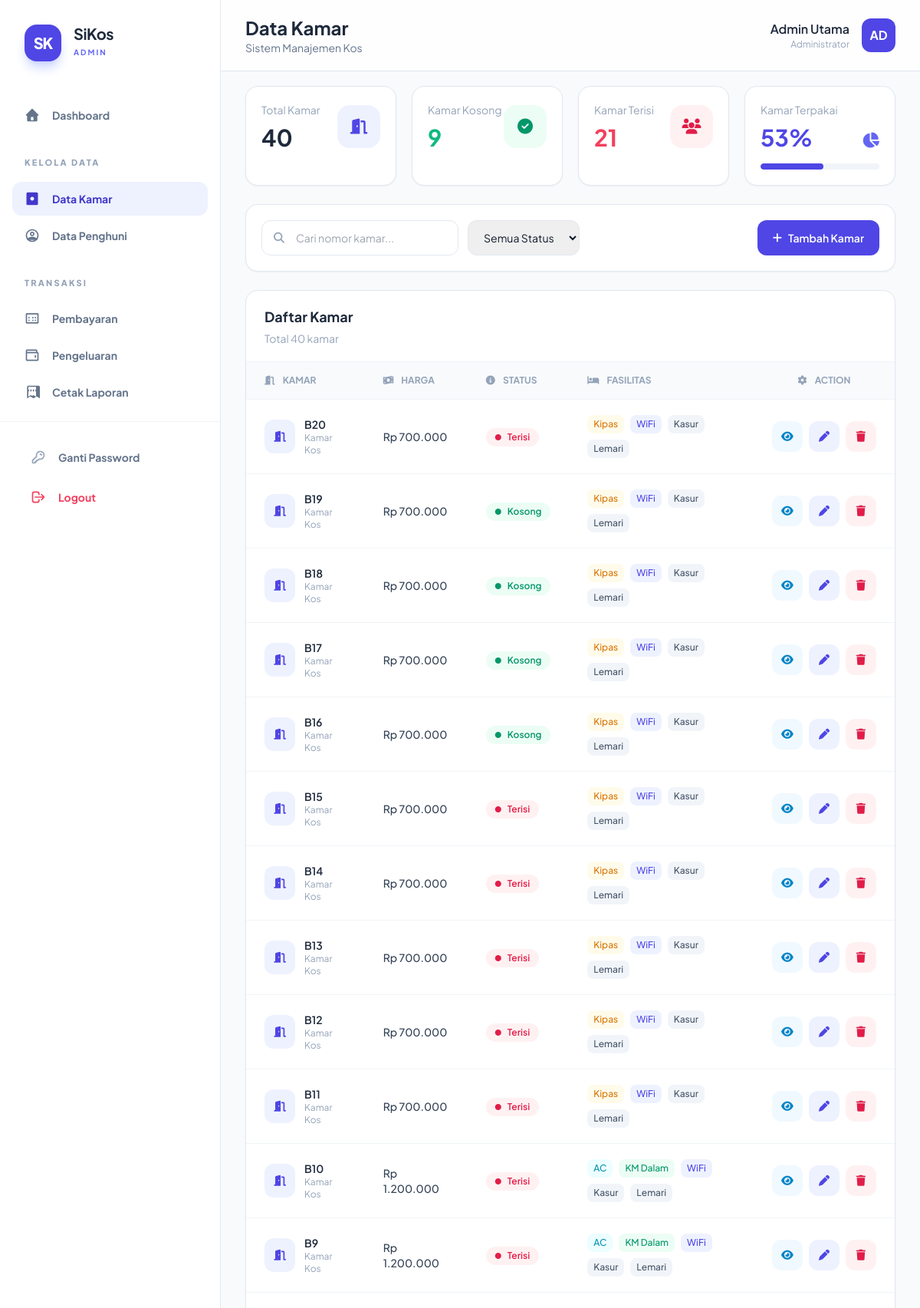
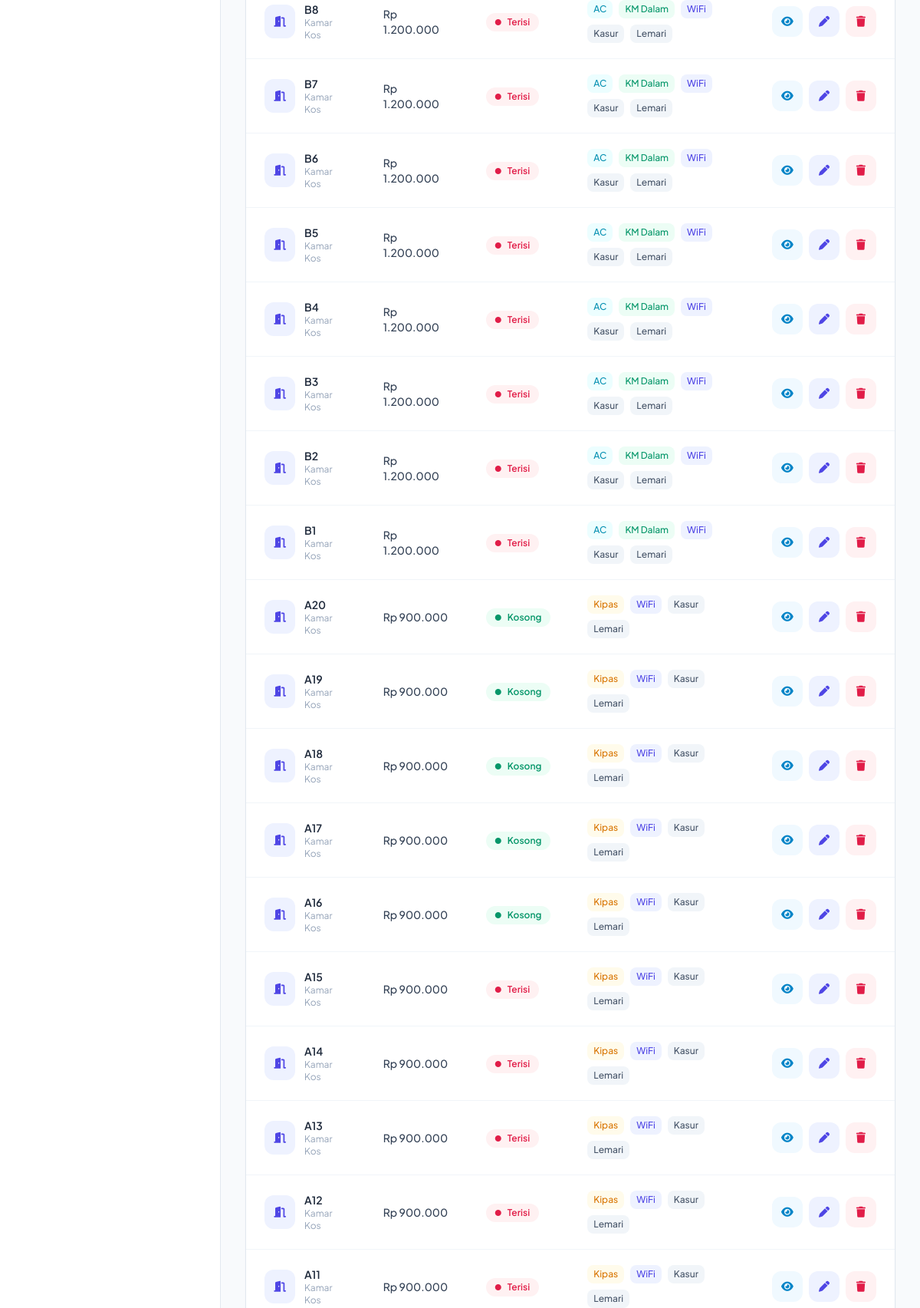
Page /modules/kamar/index.php (signed in, upper part) on the committed database (2 pictures, top to bottom).
### tables this page shows
CREATE TABLE `kamar` (
  `id_kamar` int NOT NULL,
  `nomor_kamar` varchar(10) DEFAULT NULL,
  `lantai` int DEFAULT NULL,
  `harga_kamar` decimal(15,2) DEFAULT NULL,
  `status_kamar` enum('Kosong','Terisi','Penuh') DEFAULT 'Kosong',
  `tipe_kamar_mandi` enum('Dalam','Luar') DEFAULT NULL
);

### modules/kamar/index.php (the view, shortened to what this page needs)
<?php
require_once '../../config/db.php';
$search = $_GET['search'] ?? '';
$filter = $_GET['status'] ?? '';
$where = "WHERE 1=1";
$q = mysqli_query($conn,"
    SELECT * FROM kamar
    $where
    ORDER BY id_kamar DESC
");
$total = mysqli_fetch_assoc(mysqli_query($conn,"
    SELECT COUNT(*) as t FROM kamar
"))['t'];
$kosong = mysqli_fetch_assoc(mysqli_query($conn,"
    SELECT COUNT(*) as t
    FROM kamar
    WHERE status_kamar='Kosong'
"))['t'];
$terisi = mysqli_fetch_assoc(mysqli_query($conn,"
    SELECT COUNT(*) as t
    FROM kamar
    WHERE status_kamar='Terisi'
"))['t'];
$occupancy = $total > 0 ? round(($terisi/$total)*100) : 0;
include '../../includes/header.php';
?>
<?php include '../../includes/sidebar.php'; ?>
<div class="ml-72 min-h-screen bg-slate-50">
<div class="fixed top-0 left-72 right-0 bg-white/80 backdrop-blur border-b border-slate-200 px-8 py-5 z-40">
    <div class="flex justify-between items-center">
        <div>
            <h1 class="text-2xl font-bold text-slate-800">
                Data Kamar
            </h1>
            <p class="text-sm text-slate-500">
                Sistem Manajemen Kos
            </p>
        </div>
        <div class="flex items-center gap-4">
            <div class="text-right">
                <h3 class="font-semibold text-slate-800">
                    <?= $_SESSION['admin_nama'] ?>
                </h3>
                <p class="text-xs text-slate-400">
                    Administrator
                </p>
            </div>
            <div class="w-11 h-11 bg-indigo-600 text-white rounded-xl flex items-center justify-center font-bold">
                <?= strtoupper(substr($_SESSION['admin_nama'],0,2)); ?>
            </div>
        </div>
    </div>
</div>
<main class="pt-28 px-8 pb-10">
<div class="grid grid-cols-1 md:grid-cols-4 gap-5 mb-6">
    <div class="bg-white rounded-2xl p-5 border border-slate-200 shadow-sm">
        <div class="flex justify-between items-center">
            <div>
                <p class="text-sm text-slate-400">
                    Total Kamar
                </p>
                <h2 class="text-3xl font-bold text-slate-800 mt-2">
                    <?= $total ?>
                </h2>
            </div>
            <div class="w-14 h-14 rounded-2xl bg-indigo-50 text-indigo-600 flex items-center justify-center">
                <i class="fa-solid fa-door-open text-xl"></i>
            </div>
        </div>
    </div>
    <div class="bg-white rounded-2xl p-5 border border-slate-200 shadow-sm">
        <div class="flex justify-between items-center">
            <div>
                <p class="text-sm text-slate-400">
                    Kamar Kosong
                </p>
                <h2 class="text-3xl font-bold text-emerald-500 mt-2">
                    <?= $kosong ?>
                </h2>
            </div>
            <div class="w-14 h-14 rounded-2xl bg-emerald-50 text-emerald-600 flex items-center justify-center">
                <i class="fa-solid fa-circle-check text-xl"></i>
            </div>
        </div>
    </div>
    <div class="bg-white rounded-2xl p-5 border border-slate-200 shadow-sm">
        <div class="flex justify-between items-center">
            <div>
                <p class="text-sm text-slate-400">
                    Kamar Terisi
                </p>
                <h2 class="text-3xl font-bold text-rose-500 mt-2">
                    <?= $terisi ?>
                </h2>
            </div>
            <div class="w-14 h-14 rounded-2xl bg-rose-50 text-rose-600 flex items-center justify-center">
                <i class="fa-solid fa-users text-xl"></i>
            </div>
        </div>
    </div>
    <div class="bg-white rounded-2xl p-5 border border-slate-200 shadow-sm">
        <p class="text-sm text-slate-400 mb-2">
            Kamar Terpakai
        </p>
        <div class="flex items-end justify-between">
            <h2 class="text-3xl font-bold text-indigo-600">
                <?= $occupancy ?>%
            </h2>
            <i class="fa-solid fa-chart-pie text-indigo-500 text-xl"></i>
        </div>
        <div class="w-full h-2 bg-slate-100 rounded-full mt-4 overflow-hidden">
            <div class="bg-indigo-600 h-2 rounded-full"
                 style="width:<?= $occupancy ?>%">
            </div>
        </div>
    </div>
</div>
<div class="bg-white rounded-2xl border border-slate-200 shadow-sm p-5 mb-6">
    <div class="flex flex-col lg:flex-row justify-between gap-4">
        <form method="GET"
              id="filterForm"
              class="flex flex-wrap gap-3 items-center">
            <div class="relative">
                <i class="fa-solid fa-magnifying-glass absolute left-4 top-1/2 -translate-y-1/2 text-slate-400 text-sm"></i>
                <input
                    type="text"
                    name="search"
                    id="searchInput"
                    value="<?= htmlspecialchars($search) ?>"
                    placeholder="Cari nomor kamar..."
                    autocomplete="off"
                    class="pl-11 pr-10 py-3 rounded-xl border border-slate-200 text-sm focus:ring-2 focus:ring-indigo-500 outline-none"
                >
            </div>
            <select
                name="status"
                id="statusFilter"
                class="px-4 py-3 rounded-xl border border-slate-200 text-sm outline-none focus:ring-2 focus:ring-indigo-500"
            >
                <option value="" <?= $filter=='' ? 'selected' : '' ?>>
                    Semua Status
                </option>
            </select>
        </form>
        <a href="tambah.php"
           class="bg-indigo-600 hover:bg-indigo-700 transition text-white px-5 py-3 rounded-xl text-sm font-semibold flex items-center justify-center gap-2">
            <i class="fa-solid fa-plus"></i>
            Tambah Kamar
        </a>
    </div>
</div>
<div class="bg-white rounded-2xl border border-slate-200 shadow-sm overflow-hidden">
    <div class="px-6 py-5 border-b border-slate-100">
        <h2 class="font-bold text-slate-800 text-lg">
            Daftar Kamar
        </h2>
        <p class="text-sm text-slate-400 mt-1">
            Total <?= mysqli_num_rows($q) ?> kamar
        </p>
    </div>
    <div class="overflow-x-auto">
        <table class="w-full text-sm">
            <thead class="bg-slate-50 text-slate-400 uppercase text-xs">
                <tr>
                    <th class="px-6 py-4 text-left">
                        <i class="fa-solid fa-door-open mr-2"></i>
                        Kamar
                    </th>
                    <th class="px-6 py-4 text-left">
                        <i class="fa-solid fa-money-bill-wave mr-2"></i>
                        Harga
                    </th>
                    <th class="px-6 py-4 text-left">
                        <i class="fa-solid fa-circle-info mr-2"></i>
                        Status
                    </th>
                    <th class="px-6 py-4 text-left">
                        <i class="fa-solid fa-bed mr-2"></i>
                        Fasilitas
                    </th>
                    <th class="px-6 py-4 text-center">
                        <i class="fa-solid fa-gear mr-2"></i>
                        Action
                    </th>
                </tr>
            </thead>
            <tbody>
            <?php while($r=mysqli_fetch_assoc($q)) { ?>
                <?php
                $nomor = $r['nomor_kamar'];
                $fasilitas = [];
                if(
                    preg_match('/A([1-9]|10)$/', $nomor) ||
                    preg_match('/B([1-9]|10)$/', $nomor)
                ){
                    $fasilitas = [
                        'AC',
                        'KM Dalam',
                        'WiFi',
                        'Kasur',
                        'Lemari'
                    ];
                }
                else{
                    $fasilitas = [
                        'Kipas',
                        'WiFi',
                        'Kasur',
                        'Lemari'
                    ];
                }
                ?>
                <tr class="border-t border-slate-100 hover:bg-slate-50 transition">
                    <td class="px-6 py-5">
                        <div class="flex items-center gap-3">
                            <div class="w-11 h-11 rounded-xl bg-indigo-50 text-indigo-600 flex items-center justify-center">
                                <i class="fa-solid fa-door-open"></i>
                            </div>
                            <div>
                                <h3 class="font-semibold text-slate-800">
                                    <?= $r['nomor_kamar'] ?>
                                </h3>
                                <p class="text-xs text-slate-400">
                                    Kamar Kos
                                </p>
                            </div>
                        </div>
                    </td>
                    <td class="px-6 py-5 text-slate-700 font-medium">
                        Rp <?= number_format($r['harga_kamar'],0,',','.') ?>
                    </td>
                    <td class="px-6 py-5">
                        <?php if($r['status_kamar']=='Kosong'){ ?>
                            <span class="px-3 py-1 rounded-full bg-emerald-50 text-emerald-600 text-xs font-semibold inline-flex items-center gap-2">
                                <i class="fa-solid fa-circle text-[8px]"></i>
                                Kosong
                            </span>
                        <?php } else { ?>
                            <span class="px-3 py-1 rounded-full bg-rose-50 text-rose-600 text-xs font-semibold inline-flex items-center gap-2">
                                <i class="fa-solid fa-circle text-[8px]"></i>
                                Terisi
                            </span>
                        <?php } ?>
                    </td>
                    <td class="px-6 py-5">
                        <div class="flex flex-wrap gap-2">
                            <?php foreach($fasilitas as $f) { ?>
                                <?php
                                    $color = 'bg-slate-100 text-slate-600';
                                    if($f == 'AC'){
                                        $color = 'bg-cyan-50 text-cyan-600';
                                    }
                                    if($f == 'Kipas'){
                                        $color = 'bg-amber-50 text-amber-600';
                                    }
                                    if($f == 'WiFi'){
                                        $color = 'bg-indigo-50 text-indigo-600';
                                    }
                                    if($f == 'KM Dalam'){
                                        $color = 'bg-emerald-50 text-emerald-600';
                                    }
                                ?>
                                <span class="px-2 py-1 rounded-lg text-xs font-medium <?= $color ?>">
                                    <?= $f ?>
                                </span>
                            <?php } ?>
                        </div>
                    </td>
                    <td class="px-6 py-5">
                        <div class="flex items-center justify-center gap-2">
                            <a href="detail.php?id=<?= $r['id_kamar'] ?>"
                            class="w-10 h-10 rounded-xl bg-sky-50 text-sky-600 hover:bg-sky-100 transition flex items-center justify-center"
                            title="Detail Kamar">
                                <i class="fa-solid fa-eye"></i>
                            </a>
                            <a href="edit.php?id=<?= $r['id_kamar'] ?>"
                            class="w-10 h-10 rounded-xl bg-indigo-50 text-indigo-600 hover:bg-indigo-100 transition flex items-center justify-center"
                            title="Edit Kamar">
                                <i class="fa-solid fa-pen"></i>
                            </a>
                            <a href="hapus.php?id=<?= $r['id_kamar'] ?>"
                            onclick="return confirm('Hapus kamar ini?')"
                            class="w-10 h-10 rounded-xl bg-rose-50 text-rose-600 hover:bg-rose-100 transition flex items-center justify-center"
                            title="Hapus Kamar">
                                <i class="fa-solid fa-trash"></i>
                            </a>
                        </div>
                    </td>
                </tr>
            <?php } ?>
            </tbody>
        </table>
    </div>
</div>
</main>
</div>
<?php include '../../includes/footer.php'; ?>

### includes/header.php (style rules this page uses)
body { font-family: 'Plus Jakarta Sans', sans-serif; }

### rows in the picture
kamar: nomor_kamar "B20", harga_kamar "700.000", status_kamar "Terisi", f "Kipas", f "WiFi", f "Kasur", f "Lemari"
kamar: nomor_kamar "B19", harga_kamar "700.000", status_kamar "Kosong" (drawn), f "Kipas", f "WiFi", f "Kasur", f "Lemari"
kamar: nomor_kamar "B18", harga_kamar "700.000", status_kamar "Kosong" (drawn), f "Kipas", f "WiFi", f "Kasur", f "Lemari"
kamar: nomor_kamar "B17", harga_kamar "700.000", status_kamar "Kosong" (drawn), f "Kipas", f "WiFi", f "Kasur", f "Lemari"
kamar: nomor_kamar "B16", harga_kamar "700.000", status_kamar "Kosong" (drawn), f "Kipas", f "WiFi", f "Kasur", f "Lemari"
kamar: nomor_kamar "B15", harga_kamar "700.000", status_kamar "Terisi", f "Kipas", f "WiFi", f "Kasur", f "Lemari"
kamar: nomor_kamar "B14", harga_kamar "700.000", status_kamar "Terisi", f "Kipas", f "WiFi", f "Kasur", f "Lemari"
kamar: nomor_kamar "B13", harga_kamar "700.000", status_kamar "Terisi", f "Kipas", f "WiFi", f "Kasur", f "Lemari"
kamar: nomor_kamar "B12", harga_kamar "700.000", status_kamar "Terisi", f "Kipas", f "WiFi", f "Kasur", f "Lemari"
kamar: nomor_kamar "B11", harga_kamar "700.000", status_kamar "Terisi", f "Kipas", f "WiFi", f "Kasur", f "Lemari"
kamar: nomor_kamar "B10", harga_kamar "1.200.000", status_kamar "Terisi", f "AC", f "KM Dalam", f "WiFi", f "Kasur", f "Lemari"
kamar: nomor_kamar "B9", harga_kamar "1.200.000", status_kamar "Terisi", f "AC", f "KM Dalam", f "WiFi", f "Kasur", f "Lemari"
kamar: nomor_kamar "B8", harga_kamar "1.200.000", status_kamar "Terisi", f "AC", f "KM Dalam", f "WiFi", f "Kasur", f "Lemari"
kamar: nomor_kamar "B7", harga_kamar "1.200.000", status_kamar "Terisi", f "AC", f "KM Dalam", f "WiFi", f "Kasur", f "Lemari"
kamar: nomor_kamar "B6", harga_kamar "1.200.000", status_kamar "Terisi", f "AC", f "KM Dalam", f "WiFi", f "Kasur", f "Lemari"
kamar: nomor_kamar "B5", harga_kamar "1.200.000", status_kamar "Terisi", f "AC", f "KM Dalam", f "WiFi", f "Kasur", f "Lemari"
kamar: nomor_kamar "B4", harga_kamar "1.200.000", status_kamar "Terisi", f "AC", f "KM Dalam", f "WiFi", f "Kasur", f "Lemari"
kamar: nomor_kamar "B3", harga_kamar "1.200.000", status_kamar "Terisi", f "AC", f "KM Dalam", f "WiFi", f "Kasur", f "Lemari"
kamar: nomor_kamar "B2", harga_kamar "1.200.000", status_kamar "Terisi", f "AC", f "KM Dalam", f "WiFi", f "Kasur", f "Lemari"
kamar: nomor_kamar "B1", harga_kamar "1.200.000", status_kamar "Terisi", f "AC", f "KM Dalam", f "WiFi", f "Kasur", f "Lemari"
kamar: nomor_kamar "A20", harga_kamar "900.000", status_kamar "Kosong" (drawn), f "Kipas", f "WiFi", f "Kasur", f "Lemari"
kamar: nomor_kamar "A19", harga_kamar "900.000", status_kamar "Kosong" (drawn), f "Kipas", f "WiFi", f "Kasur", f "Lemari"
kamar: nomor_kamar "A18", harga_kamar "900.000", status_kamar "Kosong" (drawn), f "Kipas", f "WiFi", f "Kasur", f "Lemari"
kamar: nomor_kamar "A17", harga_kamar "900.000", status_kamar "Kosong" (drawn), f "Kipas", f "WiFi", f "Kasur", f "Lemari"
kamar: nomor_kamar "A16", harga_kamar "900.000", status_kamar "Kosong" (drawn), f "Kipas", f "WiFi", f "Kasur", f "Lemari"
kamar: nomor_kamar "A15", harga_kamar "900.000", status_kamar "Terisi", f "Kipas", f "WiFi", f "Kasur", f "Lemari"
kamar: nomor_kamar "A14", harga_kamar "900.000", status_kamar "Terisi", f "Kipas", f "WiFi", f "Kasur", f "Lemari"
kamar: nomor_kamar "A13", harga_kamar "900.000", status_kamar "Terisi", f "Kipas", f "WiFi", f "Kasur", f "Lemari"
kamar: nomor_kamar "A12", harga_kamar "900.000", status_kamar "Terisi", f "Kipas", f "WiFi", f "Kasur", f "Lemari"
kamar: nomor_kamar "A11", harga_kamar "900.000", status_kamar "Terisi", f "Kipas", f "WiFi", f "Kasur", f "Lemari"

### other values in the picture
$_SESSION['admin_nama'] "Admin Utama"
substr($_SESSION['admin_nama'],0,2) "AD"
$total "40"
$kosong "9"
$terisi "21"
$occupancy "53"
mysqli_num_rows($q) "40"
